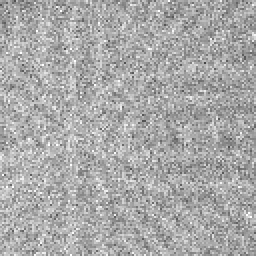
%> input picture Procesamiento de imagenes/New folder/guia6 (1)/Guia6(Salo)/test_arc_noise/art_arcnoise_test12.png, 128 x 128 px (shown 2 times larger); its folder holds 4 pictures in this run
$ octave carga3.m   (GNU Octave 9; MATLAB toolbox functions it lacks are replaced by stand-ins)
%> lines starting %> are read from the running program, lines starting %| are printed output that depends on the picture
### Procesamiento de imagenes/New folder/guia6 (1)/guia6 (1)/guia6/guia6/funcionlbp.m
function [VCK,x,y]=funcionlbp(I)

[f,c]=size(I);
Pesos=[1 2 4 ; 128 1 8 ; 64 32 16];
I1=zeros(3,3);
x=[1;2;4;8;16;32;64;128];
y=zeros(1,8);
n=0; p=0; q=0; r=0; s=0; t=0; u=0; v=0;
for i=2:1:f-1
    for j=2:1:c-1

     if I(i-1,j-1)>=I(i,j)
        I1(1,1)=1;
        else
        I1(1,1)=0;
     end
     if I(i-1,j)>=I(i,j)
        I1(1,2)=1;
     else
        I1(1,2)=0;
     end

     if I(i-1,j+1)>=I(i,j)
        I1(1,3)=1;
     else
        I1(1,3)=0;
     end

     if I(i,j-1)>=I(i,j)
        I1(2,1)=1;
     else
        I1(2,1)=0;
     end

     if I(i,j)==I(i,j)
        I1(2,2)=0;
     end

     if I(i,j+1)>=I(i,j)
        I1(2,3)=1;
     else
        I1(2,3)=0;
     end

     if I(i+1,j-1)>=I(i,j)
        I1(3,1)=1;
     else
        I1(3,1)=0;
     end

     if I(i+1,j)>=I(i,j)
        I1(3,2)=1;
     else
        I1(3,2)=0;
     end

     if I(i+1,j+1)>=I(i,j)
        I1(3,3)=1;
     else
        I1(3,3)=0;
     end

     G=I1.*Pesos;
     H=sum(sum(G));
     VCK(i-1,j-1)=H;

    end
end


for i=2:1:f-1
    for j=2:1:c-1

     if I(i-1,j-1)>=I(i,j)
        I1(1,1)=1;
        else
        I1(1,1)=0;
     end
     if I(i-1,j)>=I(i,j)
        I1(1,2)=1;
     else
        I1(1,2)=0;
     end

     if I(i-1,j+1)>=I(i,j)
        I1(1,3)=1;
     else
        I1(1,3)=0;
     end

     if I(i,j-1)>=I(i,j)
        I1(2,1)=1;
     else
        I1(2,1)=0;
     end

     if I(i,j)==I(i,j)
        I1(2,2)=0;
     end

     if I(i,j+1)>=I(i,j)
        I1(2,3)=1;
     else
        I1(2,3)=0;
     end

     if I(i+1,j-1)>=I(i,j)
        I1(3,1)=1;
     else
        I1(3,1)=0;
     end

     if I(i+1,j)>=I(i,j)
        I1(3,2)=1;
     else
        I1(3,2)=0;
     end

     if I(i+1,j+1)>=I(i,j)
        I1(3,3)=1;
     else
        I1(3,3)=0;
     end

 G=I1.*Pesos;
[f,c]=size(G);

for l=1:1:f
    for k=1:1:c
        m=G(l,k);
        if m==1
           n=1+n;
           y(1,1)=n;
        end
        if m==2
           p=1+p;
           y(1,2)=p;
        end
        if m==4
           q=1+q;
           y(1,3)=q;
        end
        if m==8
           r=1+r;
           y(1,4)=r;
        end
        if m==16
           s=1+s;
           y(1,5)=s;
        end
        if m==32
           t=1+t;
           y(1,6)=t;
        end
        if m==64
           u=1+u;
           y(1,7)=u;
        end
        if m==128
           v=1+v;
           y(1,8)=v;
        end
    end
end


    end


end


end

### Procesamiento de imagenes/New folder/guia6 (1)/guia6 (1)/guia6/haralickTextureFeatures.m
function [x] = haralickTextureFeatures(coOcMat, xFeatures)
%Calculates all Haralick Features.
%
% Source:           http://haralick.org/journals/TexturalFeatures.pdf
%
%
% input:            glcm - Co-Occurence-Matrix. see matlab documentation glcm
%                   merkmale (optional) - Feature, which should be
%                   calculated
%
% output:           x - vector with the following features:
%
%               x1  Angular Second Moment (Energy) [checked]
%               x2  Contrast [checked]
%               x3  Correlation [checked]
%               x4  Variance [checked]
%               x5  Inverse Difference Moment (Homogeneity) [checked]
%               x6  Sum Average [checked]
%               x7  Sum Variance [approxemitly (cut out zeros)]
%               x8  Sum Entropy [checked]
%               x9  Entropy [cut out zeros]
%               x10 Difference Variance [approxemitly]
%               x11 Difference Entropy [checked]
%               x12 Information Measure of Correlation I [checked]
%               x13 Information Measure of Correlation II [approxemitly]
%               x14 Maximal Correlation Coefficient [no reference]
%
%
% NOTES:        If x14 Maximal Correlation Coefficient is complex then the
%               magnitude of MCC will be calculate.
%               See the haralick paper to understand the code.
%
% Info:         ver_1.0


% check input
if nargin == 1
    xFeatures = 1 : 14;
end

% initialize x
x = zeros(14,1);

% normalize glcm
coOcMat = coOcMat./sum(coOcMat(:));

%% Some pre-calculation:
% columns and rows
if sum(xFeatures == 2) == 1 | ... % Contrast
        sum(xFeatures == 3) == 1 | ... % Correlation
        sum(xFeatures == 4) == 1 | ... % Variance
        sum(xFeatures == 5) == 1 | ... % Inverse Difference Moment
        sum(xFeatures == 6) == 1 | ... % Sum Average
        sum(xFeatures == 7) == 1 | ... % Sum Variance
        sum(xFeatures == 8) == 1 | ... % Sum Entropy
        sum(xFeatures == 10) == 1 | ...% Difference Variance
        sum(xFeatures == 11) == 1 | ...% Difference Entropy
        sum(xFeatures == 14) == 1 % Maximal Correlation Coefficient
    sizecoOcMat = size(coOcMat);
    [col,row] = meshgrid(1:sizecoOcMat(1),1:sizecoOcMat(2));
end

% average and standarddeviation
if sum(xFeatures == 3) == 1 | ... % correlation
        sum(xFeatures == 10) == 1 % difference variance


    rowMean =  sum( row(:).*coOcMat(:) );
    colMean = sum( col(:).*coOcMat(:) );
    rowStd = sqrt( sum( (row(:)-rowMean).^2 .* coOcMat(:) ) );
    colStd = sqrt( sum( (col(:)-colMean).^2 .* coOcMat(:) ) );
end

% sum of rows p_y(i) und sum of columns p_x(j)
if sum(xFeatures == 12) == 1 |...% Information Measures of Correlation I
        sum(xFeatures == 13) == 1|... % Information Measures of Correlation II
        sum(xFeatures == 14) == 1 % Maximal Correlation Coefficient

    rowCoOcMat = sum(coOcMat,2); %sum of rows p_y(i)
    colCoOcMat = sum(coOcMat); %sum of columns p_x(i)
end

% p_x+y
if sum(xFeatures == 6)==1 |... % Sum Average
        sum(xFeatures == 7)==1 |... % Sum Variance
        sum(xFeatures == 8)==1 % Sum Entropy

    start = -(sizecoOcMat(1) -1);
    stop = sizecoOcMat(1) -1;

    % Rotate Matrix 90
    coOcMat90 = rot90(coOcMat);

    % Initilisiere p_x+y
    p_XplusY = zeros((2*sizecoOcMat(1))-1,1);

    k = 1;
    for index = start : stop
        p_XplusY(k) = sum( diag(coOcMat90,index) );
        k = k + 1;
    end
end

% Initialize  p_x-y
if sum(xFeatures == 10)==1 |... % Difference Variance
        sum(xFeatures == 11)==1 % Difference Entropy

    start = 1;
    stop = sizecoOcMat(1)-1;

    % Initialize p_XminusY
    p_XminusY = zeros(sizecoOcMat(1),1);
    p_XminusY(1) = sum (diag(coOcMat,0) );

    k = 2;
    for index = start : stop
        p_XminusY(k) = sum( [diag(coOcMat,index);
            diag(coOcMat,-index)] );
        k = k + 1;
    end
end


%% Haralick Feature Calculations
for f = xFeatures
    switch f
        case 1 % Energy (Angular Second Moment)
            x(1) = sum( coOcMat(:).^2 );

        case 2  % Contrast
            matrix = ( abs(row - col).^2 ) .* coOcMat;
            x(2) = sum( matrix(:) );

        case 3  % Correlation
            zaehler = sum ((row(:) - rowMean) .*...
                (col(:) - colMean) .*  coOcMat(:));
            denominator = rowStd * colStd;
            x(3) = zaehler/denominator;

        case 4 % Variance
            x(4) = sum( (row(:)-mean(coOcMat(:))).^2 .*coOcMat(:) );

        case 5 % Inverse Difference Moment
            x(5) = sum( coOcMat(:) ./ ( 1+ (row(:)-col(:)).^2 ) );

        case 6 % Sum Average
            x(6) = sum( (2:(2*sizecoOcMat(1)))' .* p_XplusY );

        case 7 % Sum Variance
            x(8) = - sum( p_XplusY(p_XplusY~=0) .* ...
                log(p_XplusY(p_XplusY~=0)) );

            x(7) = sum( ((2:(2*sizecoOcMat(1)))' -...
                x(12)).^2 .* p_XplusY  );

        case 8 % Sum Entropy
            if ~x(8) % if it is not calculate in case 7
                x(8) = - sum( p_XplusY(p_XplusY~=0) .*...
                    log(p_XplusY(p_XplusY~=0)) );
            end

        case 9 % Entropy
            x(9) = - sum( coOcMat(coOcMat~=0) .*...
                log2(coOcMat(coOcMat~=0)) );

        case 10 % Difference Variance
            x(10) = sum( ((0:sizecoOcMat(1)-1)' -...
                mean(p_XminusY)).^2 .* p_XminusY);

        case 11 % Difference Entropy
            x(11) = - sum( p_XminusY(p_XminusY~=0) .*...
                log(p_XminusY(p_XminusY~=0)) );

        case 12 % Information Measures of Correlation I
            if x(12)
                x(9) = - sum( coOcMat(coOcMat~=0) .*...
                    log2(coOcMat(coOcMat~=0)) );
            end
            % Cuto out all zeros:
            logrc  = log2( rowCoOcMat*colCoOcMat ); % 256x1 * 1x256
            %Matrixmultiplication
            logrc(logrc == -Inf) = 0; % cut out Inf
            HXY1 = - sum( coOcMat(:).* logrc(:) ); %product of elements
            % between co-occurence-matrix and the logarithmetic matrix
            numerator = x(9) - HXY1;

            % calculate off HX, Entropy of sum of columns
            logc = log2(colCoOcMat);
            logc(logc==-Inf) = 0;
            HX = - sum( colCoOcMat .* logc );

            % calculate off HY, Entropy of sum of columns
            logr = log2( rowCoOcMat );
            logr(logr==-Inf) = 0;
            HY = - sum( rowCoOcMat .* logr );

            % max value
            denominator = max([HX HY]);
            x(12) = numerator / denominator;

        case 13 % Information Measures of Correlation II
            if x(9)
                x(9) = - sum( coOcMat(coOcMat~=0) .*...
                    log2(coOcMat(coOcMat~=0)) );
            end
            logrc  = log2( rowCoOcMat*colCoOcMat ); % 256x1 * 1x256
            %Matrixmultiplication
            logrc(logrc == -Inf) = 0;
            HXY2 = - sum( sum( (rowCoOcMat * colCoOcMat) .* logrc ));
            x(13) =  (  ( 1 - exp(-2*(HXY2 - x(9))) )  ).^(1/2);

        case 14 % Maximal Correlation Coefficient

            % Initialise Q
            Q = zeros(sizecoOcMat(1),sizecoOcMat(2));

            for i = 1 : sizecoOcMat(1)
                Q(i,:) = ( coOcMat(i,:)./rowCoOcMat(i) ) .*...
                    sum( coOcMat(i,:).*colCoOcMat );
            end

            % cut out nans
            Q(isnan(Q)) = 0;

            eigenvec = eig(Q);

            % Find largest eigenvec and delete
            eigenvec(eigenvec==max(eigenvec))=[];

            % Sqrt of second largest eigenvec
            x(14) = sqrt( max(eigenvec) );

            % calculate magnitude of Maximal Correlation Coefficient
            if imag(x(14))
                x(14) = abs(x(14));
            end

    end
end
end

### Procesamiento de imagenes/New folder/guia6 (1)/Guia6(Salo)/test_arc_noise/carga3.m
clear all
close all
clc
pad=('C:\Users\esteb\Desktop\guia6 (1)\guia6\test_arc_noise');  %direction of the folder that contains the images.
cd(pad)                                              % set the actual path.
imagenes=dir(fullfile(pad,'*.png')); % search all files with the .png extensi髇.
for i=1:1:length(imagenes) %use each IMAGE OF THE COLLECTION.
    nombre=imagenes(i).name;
    Id=imread(nombre);
%> Id is the input picture: size 128x128 uint8; min 69, max 255, mean 169.5
    [VCK,x,y]=funcionlbp(Id);
%> after the loop in funcionlbp, `for i=2:1:f-1`:
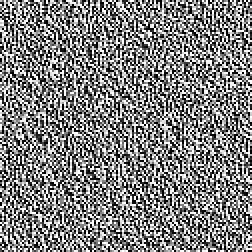
%> VCK: size 126x126 double (shown 2 times larger); min 0, max 255, mean 128.9
%> after the loop in funcionlbp, `for i=2:1:f-1`: I1 = [0 0 0; 0 0 0; 0 0 0]
%> after the loop in funcionlbp, `for i=2:1:f-1`: I1 = [0 0 0; 0 0 1; 1 0 1]; n = 140; p = 137; q = 131; r = 122; s = 132; t = 120; u = 135; v = 138; y = [140 137 131 122 132 120 135 138]
%> x = [1; 2; 4; 8; 16; 32; 64; 128]; y = [140 137 131 122 132 120 135 138]
    gtb=graycomatrix(VCK);
%> gtb = [0 0 0 0 0 0 0 1666; 0 0 0 0 0 0 0 0; 0 0 0 0 0 0 0 0; 0 0 0 0 0 0 0 0; 0 0 0 0 0 0 0 0; 0 0 0 0 0 0 0 0; 0 0 0 0 0 0 0 0; 1668 0 0 0 0 0 0 12416]
    b(:,i)= haralickTextureFeatures(gtb,1:14);
%> in haralickTextureFeatures, `coOcMat = coOcMat./sum(coOcMat(:));`: coOcMat = [0 0 0 0 0 0 0 0.106; 0 0 0 0 0 0 0 0; 0 0 0 0 0 0 0 0; 0 0 0 0 0 0 0 0; 0 0 0 0 0 0 0 0; 0 0 0 0 0 0 0 0; 0 0 0 0 0 0 0 0; 0.106 0 0 0 0 0 0 0.788]
%> in haralickTextureFeatures, `rowMean =  sum( row(:).*coOcMat(:) );`: rowMean = 7.26
%> in haralickTextureFeatures, `rowStd = sqrt( sum( (row(:)-rowMean).^2 .* coOcMat(:) ) );`: rowStd = 2.15
%> in haralickTextureFeatures, `rowCoOcMat = sum(coOcMat,2);`: rowCoOcMat = [0.106; 0; 0; 0; 0; 0; 0; 0.894]
%> in haralickTextureFeatures, `colCoOcMat = sum(coOcMat);`: colCoOcMat = [0.106 0 0 0 0 0 0 0.894]
%> in haralickTextureFeatures, `coOcMat90 = rot90(coOcMat);`: coOcMat90 = [0.106 0 0 0 0 0 0 0.788; 0 0 0 0 0 0 0 0; 0 0 0 0 0 0 0 0; 0 0 0 0 0 0 0 0; 0 0 0 0 0 0 0 0; 0 0 0 0 0 0 0 0; 0 0 0 0 0 0 0 0; 0 0 0 0 0 0 0 0.106]
%> after the loop in haralickTextureFeatures, `for index = start : stop`: p_XplusY = [0; 0; 0; 0; 0; 0; 0; 0.212; 0; 0; 0; 0; 0; 0; 0.788]
%> after the loop in haralickTextureFeatures, `for index = start : stop`: p_XminusY = [0.788; 0; 0; 0; 0; 0; 0; 0.212]
%> the loop in haralickTextureFeatures, `for f = xFeatures` made 14 passes
%> (HXY1, numerator, HX, HY, denominator) on pass 12: (0.974, -0.0181, 0.487, 0.487, 0.487)
%> (zaehler, denominator) on pass 3: (-0.549, 4.64)
%> after the loop in haralickTextureFeatures, `for f = xFeatures`: Q = [0 0 0 0 0 0 0 0.0946; 0 0 0 0 0 0 0 0; 0 0 0 0 0 0 0 0; 0 0 0 0 0 0 0 0; 0 0 0 0 0 0 0 0; 0 0 0 0 0 0 0 0; 0 0 0 0 0 0 0 0; 0.0848 0 0 0 0 0 0 0.631]; eigenvec = [-0.0125; 0; 0; 0; 0; 0; 0]; logc = [-3.24 0 0 0 0 0 0 -0.161]; logr = [-3.24; 0; 0; 0; 0; 0; 0; -0.161]; logrc = [-6.48 0 0 0 0 0 0 -3.4; 0 0 0 0 0 0 0 0; 0 0 0 0 0 0 0 0; 0 0 0 0 0 0 0 0; 0 0 0 0 0 0 0 0; 0 0 0 0 0 0 0 0; 0 0 0 0 0 0 0 0; -3.4 0 0 0 0 0 0 -0.323]; matrix = [0 0 0 0 0 0 0 5.18; 0 0 0 0 0 0 0 0; 0 0 0 0 0 0 0 0; 0 0 0 0 0 0 0 0; 0 0 0 0 0 0 0 0; 0 0 0 0 0 0 0 0; 0 0 0 0 0 0 0 0; 5.19 0 0 0 0 0 0 0]; x = [0.644; 10.37; -0.118; 57.11; 0.793; 14.52; 219; 0.516; 0.956; 10.02; 0.516; -0.0372; 0.189; 0]
end
%> pass 2 of the loop `for i=1:1:length(imagenes)`:
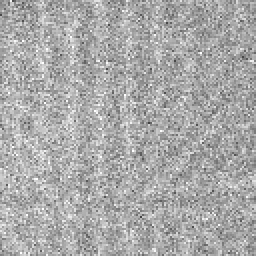
%> input picture Procesamiento de imagenes/New folder/guia6 (1)/Guia6(Salo)/test_arc_noise/art_arcnoise_test15.png, 128 x 128 px (shown 2 times larger)
%> Id is the input picture: size 128x128 uint8; min 64, max 255, mean 169.8
%> after the loop in funcionlbp (call 2), `for i=2:1:f-1`:
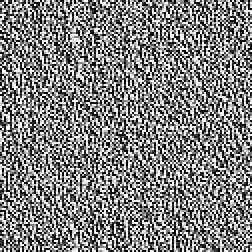
%> VCK: size 126x126 double (shown 2 times larger); min 0, max 255, mean 129
%> after the loop in funcionlbp (call 2), `for i=2:1:f-1`: I1 = [0 0 1; 1 0 1; 1 0 0]
%> after the loop in funcionlbp (call 2), `for i=2:1:f-1`: I1 = [1 0 1; 1 0 1; 0 0 1]; n = 116; p = 120; q = 134; r = 128; t = 123; u = 113; v = 127; y = [116 120 134 128 132 123 113 127]
%> gtb = [0 0 0 0 0 0 0 1671; 0 0 0 0 0 0 0 0; 0 0 0 0 0 0 0 0; 0 0 0 0 0 0 0 0; 0 0 0 0 0 0 0 0; 0 0 0 0 0 0 0 0; 0 0 0 0 0 0 0 0; 1673 0 0 0 0 0 0 12406]
%> the loop in haralickTextureFeatures (call 2), `for f = xFeatures` made 14 passes
%> (HXY1, numerator, HX, HY, denominator) on pass 12: (0.976, -0.0182, 0.488, 0.488, 0.488)
%> pass 3 of the loop `for i=1:1:length(imagenes)`:
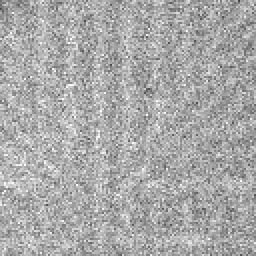
%> input picture Procesamiento de imagenes/New folder/guia6 (1)/Guia6(Salo)/test_arc_noise/art_arcnoise_test16.png, 128 x 128 px (shown 2 times larger)
%> Id is the input picture: size 128x128 uint8; min 69, max 255, mean 169.3
%> after the loop in funcionlbp (call 3), `for i=2:1:f-1`:
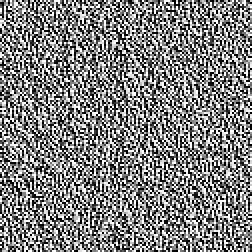
%> VCK: size 126x126 double (shown 2 times larger); min 0, max 255, mean 129.1
%> after the loop in funcionlbp (call 3), `for i=2:1:f-1`: I1 = [0 0 1; 0 0 0; 0 0 0]
%> after the loop in funcionlbp (call 3), `for i=2:1:f-1`: I1 = [0 1 1; 0 0 0; 0 1 0]; n = 128; q = 136; r = 133; s = 124; t = 127; u = 118; v = 124; y = [128 120 136 133 124 127 118 124]
%> gtb = [0 0 0 0 0 0 0 1687; 0 0 0 0 0 0 0 0; 0 0 0 0 0 0 0 0; 0 0 0 0 0 0 0 0; 0 0 0 0 0 0 0 0; 0 0 0 0 0 0 0 0; 0 0 0 0 0 0 0 0; 1685 0 0 0 0 0 0 12378]
%> the loop made 4 passes; the first 3 are shown
b=b';
uno=zeros(78,1);
%> (the run ends here)
